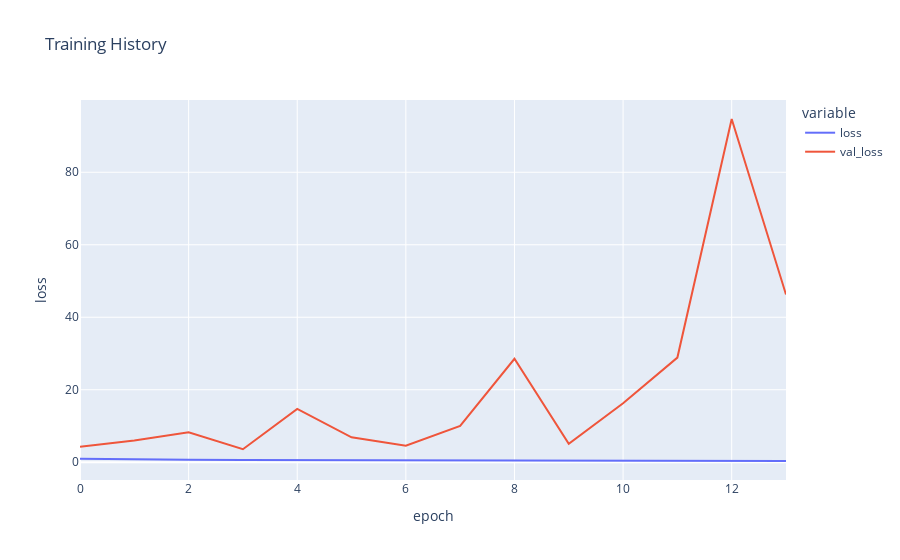

This figure's notebook cell:
### Code cell
fig = px.line(
    history_age.history, y=['loss', 'val_loss'],
    labels={'index': 'epoch', 'value': 'loss'}, 
    title='Training History')
fig.show()

### Figure 1 — Plotly figure (JSON) as saved in the notebook; plotly's stock layout.template omitted (floating-point values rounded to 4 significant figures)
{"data": [{"hovertemplate": "variable=loss<br>epoch=%{x}<br>loss=%{y}<extra></extra>", "legendgroup": "loss", "line": {"color": "#636efa", "dash": "solid"}, "marker": {"symbol": "circle"}, "mode": "lines", "name": "loss", "orientation": "v", "showlegend": true, "x": [0, 1, 2, 3, 4, 5, 6, 7, 8, 9, 10, 11, 12, 13], "xaxis": "x", "y": [0.9615, 0.7128, 0.6488, 0.5999, 0.5751, 0.5493, 0.5182, 0.4926, 0.4693, 0.4457, 0.4137, 0.3774, 0.3626, 0.3355], "yaxis": "y", "type": "scatter"}, {"hovertemplate": "variable=val_loss<br>epoch=%{x}<br>loss=%{y}<extra></extra>", "legendgroup": "val_loss", "line": {"color": "#EF553B", "dash": "solid"}, "marker": {"symbol": "circle"}, "mode": "lines", "name": "val_loss", "orientation": "v", "showlegend": true, "x": [0, 1, 2, 3, 4, 5, 6, 7, 8, 9, 10, 11, 12, 13], "xaxis": "x", "y": [4.235, 5.973, 8.277, 3.586, 14.71, 6.879, 4.567, 9.993, 28.55, 5.08, 16.29, 28.87, 94.7, 46.26], "yaxis": "y", "type": "scatter"}], "layout": {"xaxis": {"anchor": "y", "domain": [0, 1], "title": {"text": "epoch"}, "type": "linear", "range": [0, 13], "autorange": true}, "yaxis": {"anchor": "x", "domain": [0, 1], "title": {"text": "loss"}, "type": "linear", "range": [-4.907, 99.94], "autorange": true}, "legend": {"title": {"text": "variable"}, "tracegroupgap": 0}, "title": {"text": "Training History"}, "autosize": true}}
